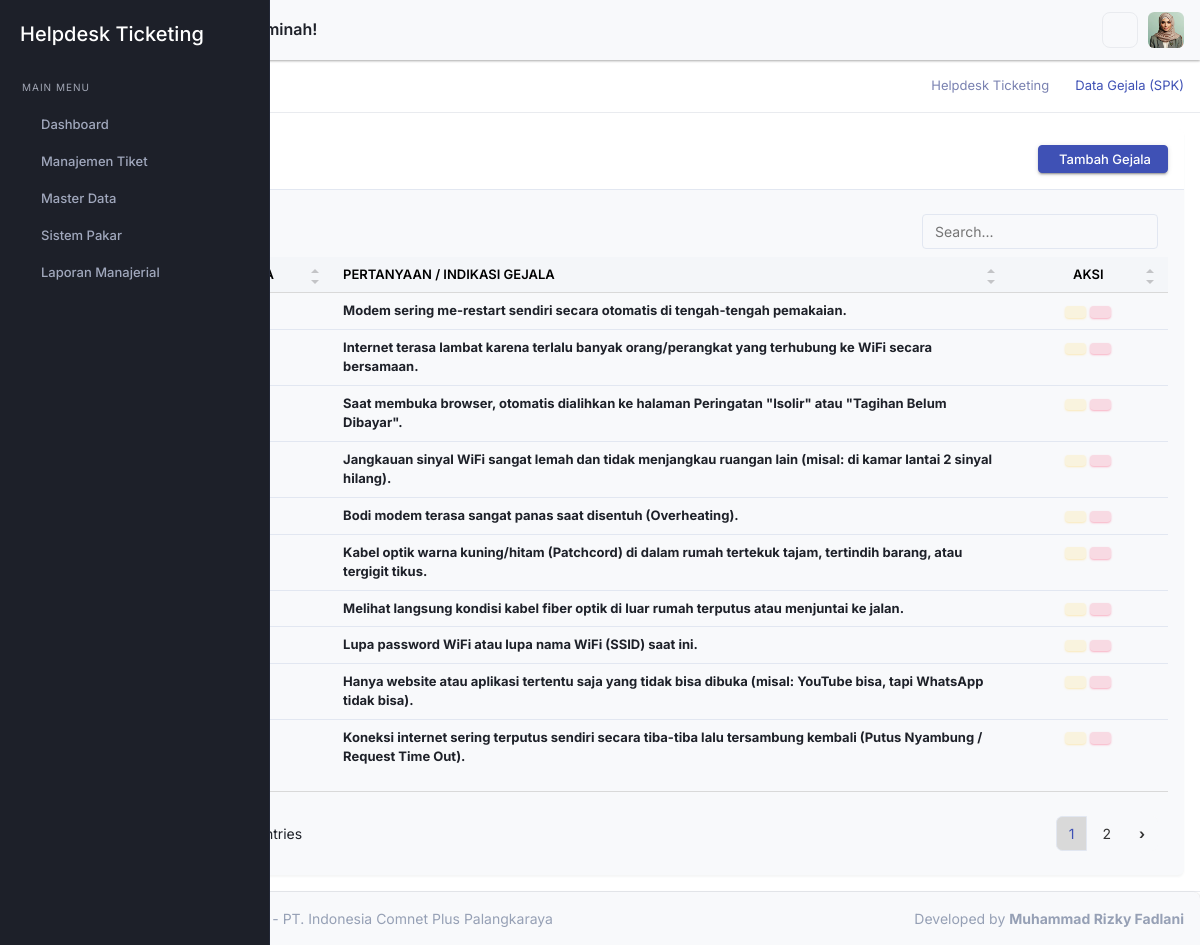
The page /admin/index.php?page=spk_gejala (signed in) on the database its author committed.
### tables this page shows
CREATE TABLE `pengaturan` (
  `id_pengaturan` int(11) NOT NULL,
  `nama_aplikasi` varchar(100) NOT NULL DEFAULT 'yHelpdesk Ticketing',
  `nama_instansi` varchar(150) NOT NULL DEFAULT 'PT. ICON+',
  `telp_instansi` varchar(20) NOT NULL,
  `email_instansi` varchar(100) NOT NULL,
  `alamat_instansi` text NOT NULL,
  `nama_pimpinan` varchar(100) NOT NULL,
  `background_login` varchar(255) DEFAULT NULL,
  `nama_dev` varchar(100) NOT NULL,
  `npm_dev` varchar(30) NOT NULL,
  `updated_at` timestamp NOT NULL DEFAULT current_timestamp() ON UPDATE current_timestamp()
);

CREATE TABLE `spk_gejala` (
  `id_gejala` int(11) NOT NULL,
  `kode_gejala` varchar(10) NOT NULL,
  `pertanyaan` text NOT NULL
);

### admin/inc/helper.php (called while the page is built, shortened)
<?php
function query($koneksi, $sql) {
    $hasil = mysqli_query($koneksi, $sql);
    return $hasil;
}
function sanitize($koneksi, $input) {
    return mysqli_real_escape_string($koneksi, htmlspecialchars(trim($input)));
}
?>

### admin/pages/spk_gejala.php (the view, shortened to what this page needs)
<?php
$aksi = isset($_GET['aksi']) ? sanitize($koneksi, $_GET['aksi']) : 'view';
switch ($aksi) {
    case 'view':
?>
    <div class="row">
        <div class="col-12">
            <div class="card shadow-sm">
                <div class="card-header bg-white border-bottom d-flex justify-content-between align-items-center">
                    <h4 class="card-title text-primary mb-0"><i class="iconoir-clipboard-check me-2"></i> Data Gejala (SPK)</h4>
                    <a href="?page=spk_gejala&aksi=tambah" class="btn btn-primary btn-sm px-3">
                        <i class="fas fa-plus me-1"></i> Tambah Gejala
                    </a>
                </div>
                <div class="card-body">
                    <div class="table-responsive">
                        <table class="table datatable table-hover" id="datatable_1">
                            <thead class="table-light">
                                <tr>
                                    <th width="5%">No</th>
                                    <th width="15%">Kode Gejala</th>
                                    <th>Pertanyaan / Indikasi Gejala</th>
                                    <th width="15%" class="text-center">Aksi</th>
                                </tr>
                            </thead>
                            <tbody>
                                <?php
                                $no = 1;
                                $q_gejala = query($koneksi, "SELECT * FROM spk_gejala ORDER BY id_gejala DESC");
                                while ($row = mysqli_fetch_assoc($q_gejala)) {
                                ?>
                                <tr>
                                    <td><?= $no++; ?></td>
                                    <td>
                                        <span class="badge bg-primary-subtle text-primary border border-primary px-2">
                                        </span>
                                    </td>
                                    <td><strong><?= htmlspecialchars($row['pertanyaan']); ?></strong></td>
                                    <td class="text-center">
                                        <a href="?page=spk_gejala&aksi=edit&id=<?= $row['id_gejala']; ?>" class="btn btn-sm btn-soft-warning" title="Edit"><i class="fas fa-edit"></i></a>
                                        <a href="?page=spk_gejala&aksi=hapus&id=<?= $row['id_gejala']; ?>" class="btn btn-sm btn-soft-danger btn-hapus" title="Hapus"><i class="fas fa-trash"></i></a>
                                    </td>
                                </tr>
                                <?php } ?>
                            </tbody>
                        </table>
                    </div>
                </div>
            </div>
        </div>
    </div>
<?php
    break;
?>
<?php
}
?>

### admin/layout/sidebar.php (shortened to what this page needs)
<?php
$role = isset($_SESSION['role_akses']) ? $_SESSION['role_akses'] : '';
?>
<div class="startbar d-print-none">
    <div class="brand">
        <a href="index.php" class="logo">
            <span class="">
                <h4 class="text-white mt-3"><?= htmlspecialchars($pengaturan['nama_aplikasi']); ?></h4>
            </span>
        </a>
    </div>
    <div class="startbar-menu">
        <div class="startbar-collapse" id="startbarCollapse" data-simplebar>
            <div class="d-flex align-items-start flex-column w-100">
                <ul class="navbar-nav mb-auto w-100">
                    <li class="menu-label mt-2">
                        <span>Main Menu</span>
                    </li>
                    <li class="nav-item">
                        <a class="nav-link" href="?page=dashboard">
                            <span>Dashboard</span>
                        </a>
                    </li>
                    <?php if(in_array($role, ['Super Admin', 'Admin Dispatcher', 'Teknisi'])): ?>
                    <li class="nav-item">
                        <a class="nav-link" href="#sidebarTiket" data-bs-toggle="collapse" role="button"
                            aria-expanded="false" aria-controls="sidebarTiket">
                            <span>Manajemen Tiket</span>
                        </a>
                    </li>
                    <?php endif; ?>
                    <?php if(in_array($role, ['Super Admin', 'Admin Dispatcher'])): ?>
                    <li class="nav-item">
                        <a class="nav-link" href="#sidebarMaster" data-bs-toggle="collapse" role="button"
                            aria-expanded="false" aria-controls="sidebarMaster">
                            <span>Master Data</span>
                        </a>
                    </li>
                    <?php endif; ?>
                    <?php if(in_array($role, ['Super Admin', 'Admin Dispatcher'])): ?>
                    <li class="nav-item">
                        <a class="nav-link" href="#sidebarSPK" data-bs-toggle="collapse" role="button"
                            aria-expanded="false" aria-controls="sidebarSPK">
                            <span>Sistem Pakar</span>
                        </a>
                    </li>
                    <?php endif; ?>
                    <?php if(in_array($role, ['Super Admin', 'Admin Dispatcher', 'Pimpinan'])): ?>
                    <li class="nav-item">
                        <a class="nav-link" href="#sidebarLaporan" data-bs-toggle="collapse" role="button"
                            aria-expanded="false" aria-controls="sidebarLaporan">
                            <span>Laporan Manajerial</span>
                        </a>
                    </li>
                    <?php endif; ?>
                </ul>
            </div>
        </div>
    </div>
</div>

### admin/index.php (shortened to what this page needs)
<?php
require_once 'inc/koneksi.php';
require_once 'inc/helper.php';
$page = isset($_GET['page']) ? sanitize($koneksi, $_GET['page']) : 'dashboard';
$q_pengaturan = query($koneksi, "SELECT * FROM pengaturan LIMIT 1");
$pengaturan = mysqli_fetch_assoc($q_pengaturan);
$daftar_judul = [
    'dashboard'         => 'Dashboard Utama',
    'jabatan'          => 'Jabatan Karyawan',
    'area_cover'          => 'Manajemen Cover Area',
    'karyawan'          => 'Manajemen Karyawan',
    'pelanggan'         => 'Data Pelanggan',
    'paket'             => 'Paket Layanan',
    'kategori_gangguan' => 'Kategori Gangguan',
    'tiket_masuk'       => 'Tiket Masuk',
    'tiket_proses'      => 'Tiket Diproses',
    'tiket_selesai'     => 'Riwayat Tiket Selesai',
    'spk_gejala'        => 'Data Gejala (SPK)',
    'spk_solusi'        => 'Data Solusi (SPK)',
    'spk_rule'          => 'Rule Base (SPK)',
    'laporan'           => 'Laporan Manajerial',
    'lap_tren_gangguan'   => 'Laporan Tren Gangguan',
    'lap_kinerja_teknisi' => 'Laporan Kinerja Teknisi (KPI)',
    'lap_evaluasi_sla'    => 'Laporan Evaluasi SLA',
    'lap_distribusi'      => 'Laporan Distribusi Area',
    'lap_rekap_pelanggan' => 'Laporan Rekap Pelanggan',
    'lap_tiket_terkini'   => 'Status Tiket Terkini',
    'profil'            => 'Profil Saya',
    'pengaturan'        => 'Pengaturan Sistem'
];
$judul_aktif = isset($daftar_judul[$page]) ? $daftar_judul[$page] : 'Halaman Tidak Ditemukan';
include 'layout/header.php';
include 'layout/topbar.php';
include 'layout/sidebar.php';
?>
<div class="page-title-box">
    <div class="container-fluid">
        <div class="row gap-0">
            <div class="col-sm-12">
                <div class="page-title-content d-sm-flex justify-content-sm-between align-items-center">
                    <h4 class="page-title mt-3 mt-md-0"><?= $judul_aktif; ?></h4>
                    <div class="">
                        <ol class="breadcrumb mb-0">
                            <li class="breadcrumb-item"><a
                                    href="index.php"><?= htmlspecialchars($pengaturan['nama_aplikasi']); ?></a></li>
                            <li class="breadcrumb-item active"><?= $judul_aktif; ?></li>
                        </ol>
                    </div>
                </div>
            </div>
        </div>
    </div>
</div>
<div class="page-wrapper">
    <div class="page-content">
        <div class="container-fluid">
            <?php
            if (file_exists("pages/$page.php")) {
                include "pages/$page.php";
            }
            ?>
        </div>
        <?php include 'layout/footer.php'; ?>

### admin/layout/footer.php (shortened to what this page needs)
<footer class="footer text-center text-sm-start d-print-none">
    <div class="container-fluid">
        <div class="row">
            <div class="col-12 px-0">
                <div class="card mb-0 rounded-bottom-0 border-0">
                    <div class="card-body">
                        <p class="text-muted mb-0">
                            <?= htmlspecialchars($pengaturan['nama_aplikasi']); ?> -
                            <?= htmlspecialchars($pengaturan['nama_instansi']); ?>
                            <span class="text-muted d-none d-sm-inline-block float-end">
                                Developed by
                                <strong><?= htmlspecialchars($pengaturan['nama_dev']); ?></strong>
                            </span>
                        </p>
                    </div>
                </div>
            </div>
        </div>
    </div>
</footer>
</div>
</div>
</body>
</html>

### admin/assets/libs/simple-datatables/style.css (style rules this page uses)
.dataTable-table { max-width: 100%; width: 100%; border-spacing: 0; border-collapse: separate; }
.dataTable-table > tbody > tr > td, .dataTable-table > tbody > tr > th, .dataTable-table > tfoot > tr > td, .dataTable-table > tfoot > tr > th, .dataTable-table > thead > tr > td, .dataTable-table > thead > tr > th { vertical-align: top; padding: 8px 10px; }
.dataTable-table > thead > tr > th { vertical-align: bottom; text-align: left; border-bottom: 1px solid #d9d9d9; }
.dataTable-table th { vertical-align: bottom; text-align: left; }

### rows shown on the page
pengaturan: nama_aplikasi "Helpdesk Ticketing", nama_instansi "PT. Indonesia Comnet Plus Palangkaraya", nama_dev "Muhammad Rizky Fadlani"
spk_gejala: pertanyaan "Modem sering me-restart sendiri secara otomatis di tengah-tengah pemakaian."
spk_gejala: pertanyaan "Internet terasa lambat karena terlalu banyak orang/perangkat yang terhubung ke WiFi secara bersamaan."
spk_gejala: pertanyaan "Saat membuka browser, otomatis dialihkan ke halaman Peringatan \"Isolir\" atau \"Tagihan Belum Dibayar\"."
spk_gejala: pertanyaan "Jangkauan sinyal WiFi sangat lemah dan tidak menjangkau ruangan lain (misal: di kamar lantai 2 sinyal hilang)."
spk_gejala: pertanyaan "Bodi modem terasa sangat panas saat disentuh (Overheating)."
spk_gejala: pertanyaan "Kabel optik warna kuning/hitam (Patchcord) di dalam rumah tertekuk tajam, tertindih barang, atau tergigit tikus."
spk_gejala: pertanyaan "Melihat langsung kondisi kabel fiber optik di luar rumah terputus atau menjuntai ke jalan."
spk_gejala: pertanyaan "Lupa password WiFi atau lupa nama WiFi (SSID) saat ini."
spk_gejala: pertanyaan "Hanya website atau aplikasi tertentu saja yang tidak bisa dibuka (misal: YouTube bisa, tapi WhatsApp tidak bisa)."
spk_gejala: pertanyaan "Koneksi internet sering terputus sendiri secara tiba-tiba lalu tersambung kembali (Putus Nyambung / Request Time Out)."

### other values the page prints
$judul_aktif "Data Gejala (SPK)"
